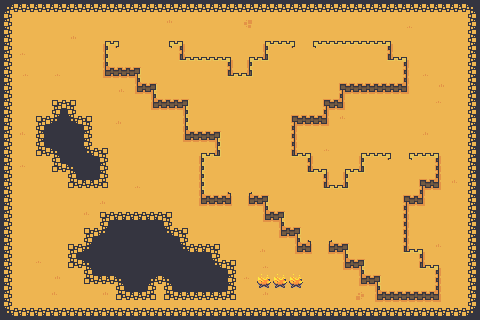

A level layout from a 2D game, rendered from its tile map. Below: a short description, then the map file with tile-grid data replaced by summaries:
An orthogonal 30x20 tile map with 16x16 px tiles, 6 tile layers (0, 1, 2, F0, ...), 3 tilesets.

<map version="1.10" tiledversion="1.10.2" orientation="orthogonal" renderorder="right-down" width="30" height="20" tilewidth="16" tileheight="16" infinite="0" nextlayerid="10" nextobjectid="1">
 <tileset firstgid="1" source="../Tilesets/desert_.tsx" />
 <tileset firstgid="65" source="../Tilesets/Collision.tsx" />
 <tileset firstgid="80" source="../Tilesets/campfire_16x16.tsx" />
 <layer id="1" name="0" width="30" height="20">
  <data>[600 cells, 600 non-empty, 42 distinct tile ids]</data>
 </layer>
 <layer id="2" name="1" width="30" height="20">
  <data>[600 cells, 0 non-empty, 0 distinct tile ids]</data>
 </layer>
 <layer id="3" name="2" width="30" height="20">
  <data>[600 cells, 0 non-empty, 0 distinct tile ids]</data>
 </layer>
 <layer id="5" name="F0" width="30" height="20">
  <data>[600 cells, 3 non-empty, 1 distinct tile ids]</data>
 </layer>
 <layer id="6" name="F1" width="30" height="20">
  <data>[600 cells, 0 non-empty, 0 distinct tile ids]</data>
 </layer>
 <layer id="7" name="F2" width="30" height="20">
  <data>[600 cells, 0 non-empty, 0 distinct tile ids]</data>
 </layer>
</map>
